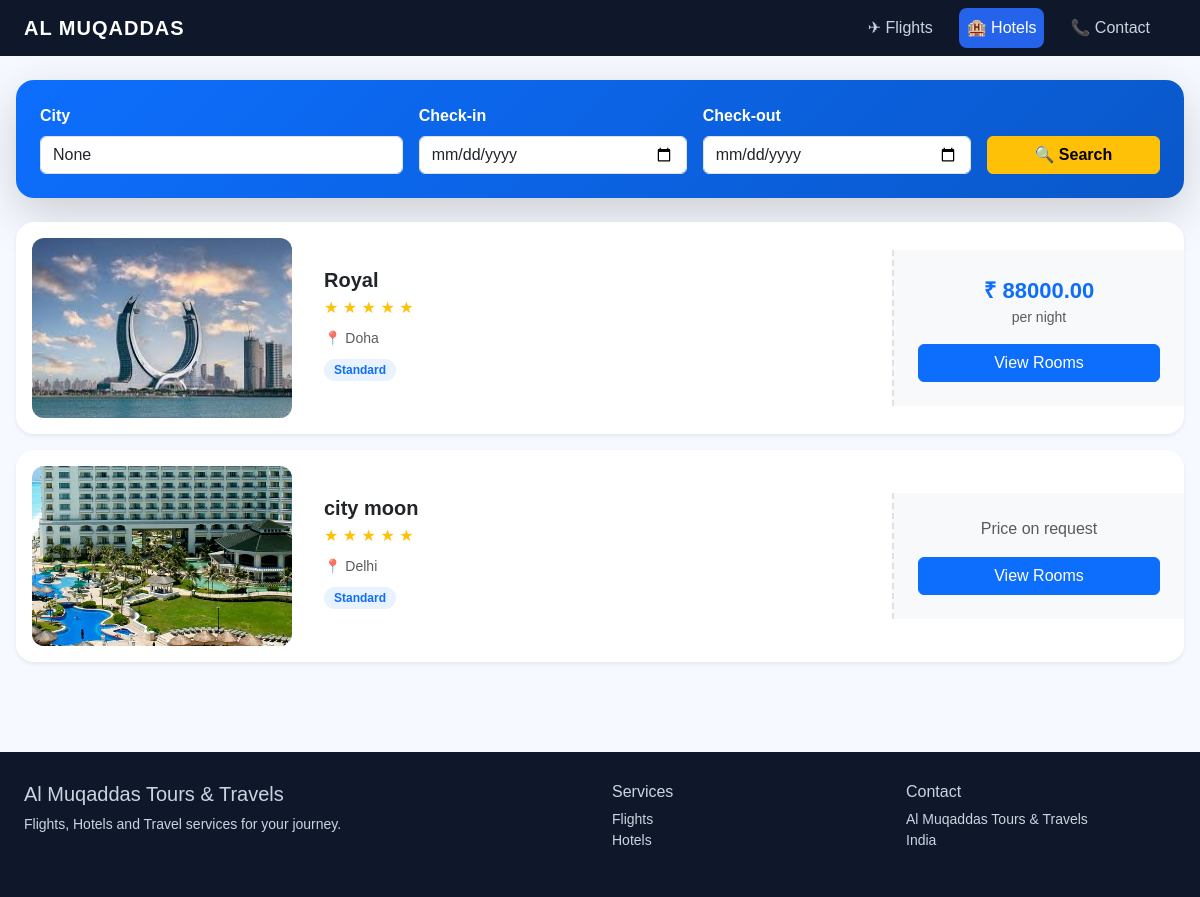
Screenshot of /hotels/ with the database file from the repository.
### apps/hotels/models.py (models this page shows, shortened)
class Hotel(models.Model):
    HOTEL_TYPE = (
        ("budget", "Budget"),
        ("standard", "Standard"),
        ("premium", "Premium"),
        ("luxury", "Luxury"),
    )
    name = models.CharField(max_length=255)
    city = models.ForeignKey(
        City,
        on_delete=models.CASCADE,
        related_name="hotels"
    )
    hotel_type = models.CharField(max_length=20, choices=HOTEL_TYPE)
    star_rating = models.PositiveIntegerField(default=3)
    address = models.TextField(blank=True)
    description = models.TextField(blank=True)
    main_image = models.ImageField(upload_to="hotels/", blank=True, null=True)
    is_active = models.BooleanField(default=True)
    created_at = models.DateTimeField(auto_now_add=True)
    class Meta:
        ordering = ["name"]

class City(models.Model):
    name = models.CharField(max_length=100)
    country = models.CharField(max_length=100, blank=True)
    class Meta:
        ordering = ["name"]

class RoomType(models.Model):
    hotel = models.ForeignKey(
        Hotel,
        on_delete=models.CASCADE,
        related_name="rooms"
    )
    name = models.CharField(max_length=100)  # Deluxe, Quad etc
    price_per_night = models.DecimalField(max_digits=10, decimal_places=2)
    total_rooms = models.PositiveIntegerField(default=0)
    booked_rooms = models.PositiveIntegerField(default=0)
    is_active = models.BooleanField(default=True)

### apps/core/views.py (the view)
# urls.py: path('hotels/', hotels_page, name="hotels_page"),
def hotels_page(request):
    city = request.GET.get("city")
    checkin = request.GET.get("checkin")
    checkout = request.GET.get("checkout")
    hotels = Hotel.objects.filter(is_active=True).select_related("city")
    if city:
        hotels = hotels.filter(city__name__icontains=city)
    context = {
        "city": city,
        "checkin": checkin,
        "checkout": checkout,
        "hotels": hotels,
        "searched": bool(city),
    }
    return render(request, "hotels.html", context)

### templates/hotels.html (shortened to what this page needs)
{% extends "base.html" %}
{% block content %}
<div class="container-fluid px-3 py-4">
<div class="card search-card shadow-lg border-0 mb-4">
<div class="card-body p-4">
<form method="get">
<div class="row g-3 align-items-end">
<div class="col-md-4">
<label class="form-label fw-semibold">City</label>
<input type="text"
name="city"
class="form-control"
value="{{ city }}"
placeholder="Makkah / Madinah">
</div>
<div class="col-md-3">
<label class="form-label fw-semibold">Check-in</label>
<input type="date"
name="checkin"
class="form-control"
value="{{ checkin }}">
</div>
<div class="col-md-3">
<label class="form-label fw-semibold">Check-out</label>
<input type="date"
name="checkout"
class="form-control"
value="{{ checkout }}">
</div>
<div class="col-md-2 d-grid">
<button class="btn btn-warning fw-bold">
🔍 Search
</button>
</div>
</div>
</form>
</div>
</div>
{% for h in hotels %}
<div class="card hotel-card shadow-sm border-0 mb-3">
<div class="row g-0 align-items-center">
<div class="col-md-3 p-3">
{% if h.main_image %}
<img src="{{ h.main_image.url }}"
class="hotel-img">
{% else %}
<img src="https://via.placeholder.com/300x200?text=Hotel"
class="hotel-img">
{% endif %}
</div>
<div class="col-md-6">
<div class="card-body">
<h5 class="fw-bold mb-1">
{{ h.name }}
</h5>
<div class="mb-2">
{% for i in "12345"|slice:":h.star_rating"|make_list %}
<span class="star">★</span>
{% endfor %}
</div>
<div class="text-muted small mb-2">
📍 {{ h.city.name }}
</div>
<span class="hotel-type">
{{ h.get_hotel_type_display }}
</span>
</div>
</div>
<div class="col-md-3">
<div class="price-box text-center p-4">
{% if h.rooms.first %}
<div class="price-value">
₹ {{ h.rooms.first.price_per_night }}
</div>
<div class="small text-muted">
per night
</div>
{% else %}
<div class="text-muted">
Price on request
</div>
{% endif %}
<a href="{% url 'hotel_rooms' h.id %}"
class="btn btn-primary w-100 mt-3">
View Rooms
</a>
</div>
</div>
</div>
</div>
{% empty %}
<div class="text-center text-muted py-5">
🏨 No hotels found
</div>
{% endfor %}
</div>
{% endblock %}

### templates/base.html (style rules this page uses)
body { background:#f6f9ff; font-family:Arial; margin:0; padding:0; }

### templates/hotels.html (style rules this page uses)
body { margin:0; padding:0; background:#f6f9ff; }
.search-card { border-radius:18px; background:linear-gradient(135deg,#0d6efd,#0a58ca); color:white; }
.hotel-card { border-radius:18px; transition:all .25s ease; overflow:hidden; }
.hotel-img { height:180px; object-fit:cover; width:100%; border-radius:12px; }
.price-box { background:#f8f9fa; border-left:2px dashed #dee2e6; height:100%; }
.price-value { font-size:22px; font-weight:700; color:#0d6efd; }
.star { color:#ffc107; }
.hotel-type { font-size:12px; padding:4px 10px; border-radius:20px; background:#e9f2ff; color:#0d6efd; font-weight:600; }

### rows the page displays
Hotel: main_image (picture), name "Royal", city.name "Doha", hotel_type "Standard", rooms.first.price_per_night "88000.00"
Hotel: main_image (picture), name "city moon", city.name "Delhi", hotel_type "Standard", shows "Price on request"
